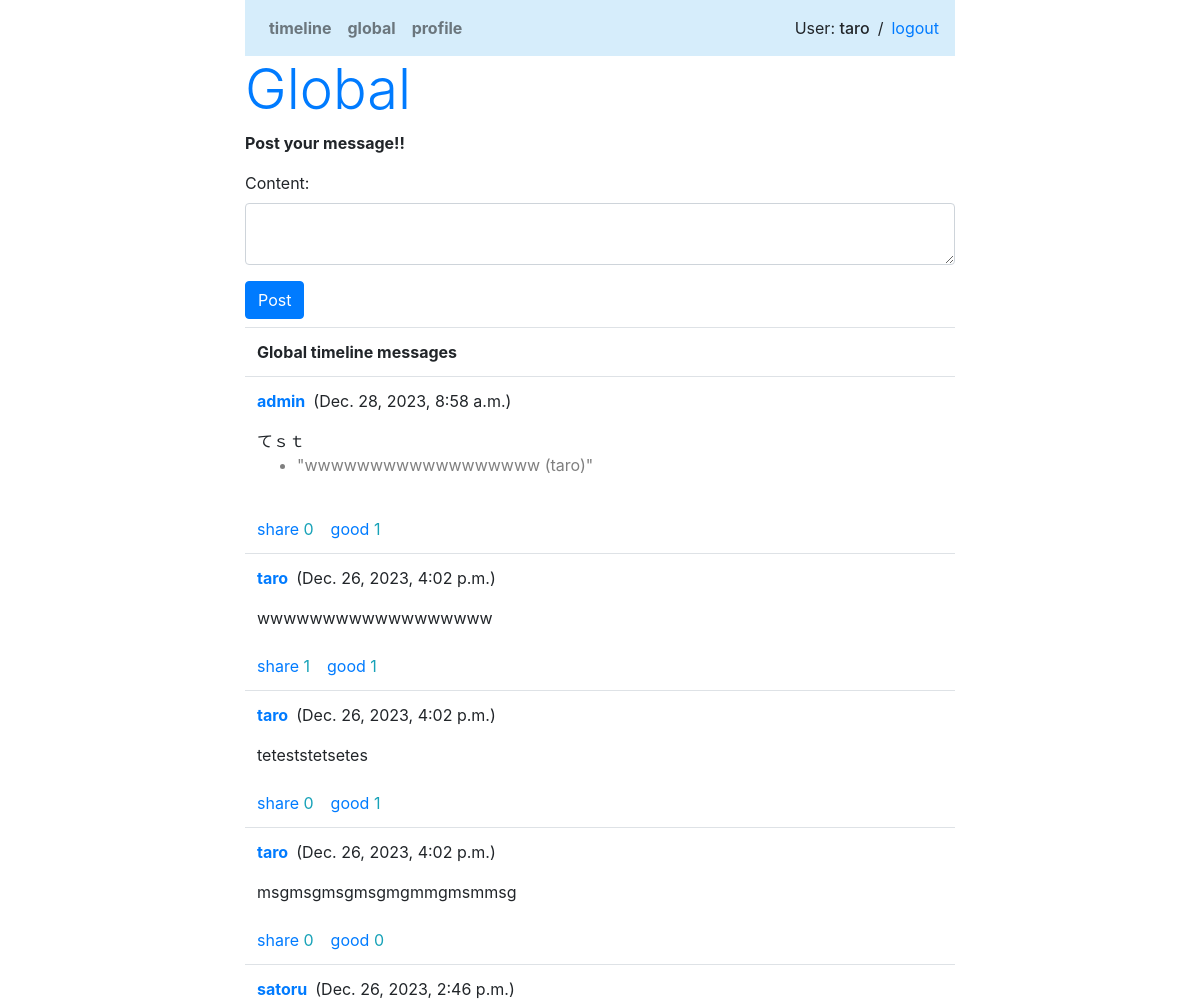
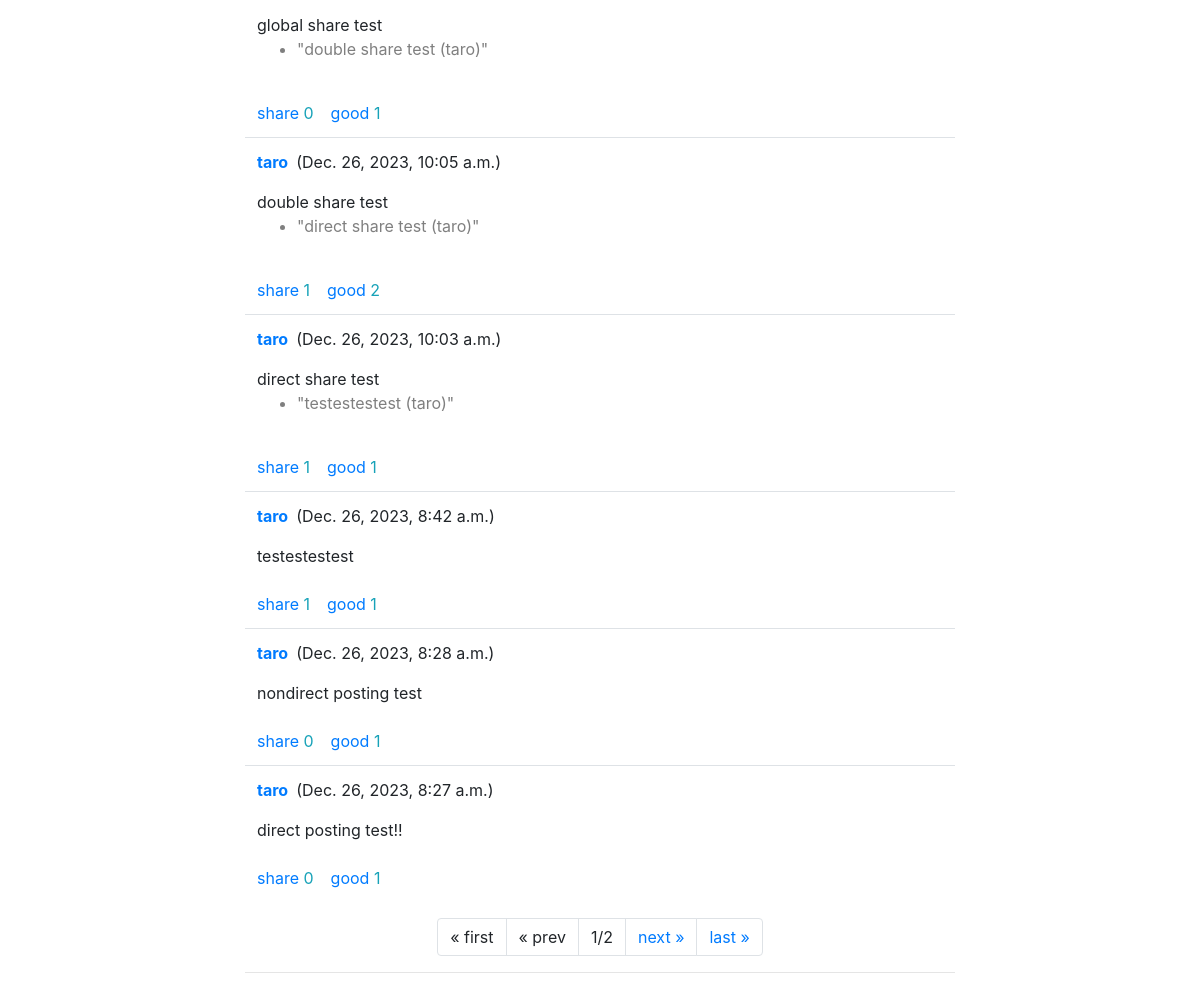
The page /sns/global_TL/ (signed in) on the database its author committed (2 pictures, top to bottom).
### sns/models.py (models this page shows)
class Message(models.Model):
    owner = models.ForeignKey(User, on_delete=models.CASCADE, related_name='message_owner')
    content = models.TextField(max_length=1000)
    share_id = models.IntegerField(default=0)   # share先のid。デフォルトは自分。
    good_count = models.IntegerField(default=0)
    share_count = models.IntegerField(default=0)
    pub_date = models.DateTimeField(auto_now_add=True)
    def __str__(self):
        return str(self.content) + ' (' + str(self.owner) + ')'
    def get_share(self):
        return Message.objects.get(id=self.share_id)
    class Meta:
        ordering = ('-pub_date',)

### sns/views.py (the view)
# urls.py: path('global_TL/', views.global_TL, name='global_TL'),
@login_required(login_url='/admin/login/')
def global_TL(request, page=1):
    if request.method == 'POST':
        content = request.POST['content']
        msg = Message()
        msg.owner = request.user
        msg.content = content
        msg.save()
        messages.success(request, '新しいメッセージを投稿しました！')
        return redirect(to='/sns/global_TL')
    else:
        form = MyPostForm()
    page_num = 10 #ページあたりの表示数
    allmessages = Message.objects.all()
    page_item = Paginator(allmessages, page_num)
    tl_messages = page_item.get_page(page)
    params = {
        'login_user':request.user,
        'contents':tl_messages,
        'form':form,
    }
    return render(request, 'sns/global_TL.html', params)

### sns/forms.py
class MyPostForm(forms.Form):
    content = forms.CharField(max_length=500, \
        widget=forms.Textarea(attrs={'class':'form-control', 'rows':2}))

### sns/templates/sns/global_TL.html (shortened to what this page needs)
{% extends 'sns/layout.html' %}
{% block header %}
<h2 class="display-4 text-primary">Global</h2>
{% endblock %}
{% block content %}
<p><b>Post your message!!</b></p>
<form action="{% url 'global_TL' %}" method="post">
    {{form.as_p}}
    <button class="btn btn-primary">Post</button>
</form>
<table class="table mt-2">
    <tr><th>Global timeline messages</th></tr>
{% for item in contents %}
    <tr><td>
    <p><b><a href="{% url 'profile' %}{{item.owner.id}}">{{item.owner}}</a></b>&ensp;({{item.pub_date}})</p>
    <p class="my-0">
        {{item.content}}</p>
    {% if item.share_id > 0 %}
    <ul><li class="text-black-50">"{{item.get_share}}"</li></ul>
    {% endif %}
    <br>
    <span class="float-left text-info">
        <a href="{% url 'share_global_TL' item.id %}">share</a> {{item.share_count}} &ensp; <a href="{% url 'good' item.id %}">good</a> {{item.good_count}}
    </span>
</td></tr>
{% endfor %}
</table>
<ul class="pagination justify-content-center">
    {% if contents.has_previous %}
    <li class="page-item">
        <a class="page-link" href="{% url 'global_TL' %}">
            &laquo; first</a>
    </li>
    <li class="page-item">
        <a class="page-link"
        href="{% url 'global_TL' %}{{contents.previous_page_number}}">
            &laquo; prev</a>
    </li>
    {% else %}
    <li class="page-item">
        <a class="page-link">&laquo; first</a>
    </li>
    <li class="page-item">
        <a class="page-link">&laquo; prev</a>
    </li>
    {% endif %}
    <li class="page-item">
        <a class="page-link">
        {{contents.number}}/{{contents.paginator.num_pages}}</a>
    </li>
    {% if contents.has_next %}
    <li class="page-item">
        <a class="page-link"
        href="{% url 'global_TL' %}{{contents.next_page_number}}">
            next &raquo;</a>
    </li>
    <li class="page-item">
        <a class="page-link"
        href="{% url 'global_TL' %}{{contents.paginator.num_pages}}">
            last &raquo;</a>
    </li>
    {% endif %}
</ul>
{% endblock %}

### sns/templates/sns/layout.html (shortened to what this page needs)
{% load static %}
<!doctype html>
<html lang="ja">
<head>
    <link rel="stylesheet" href="https://stackpath.bootstrapcdn.com/bootstrap/4.3.1/css/bootstrap.min.css"/>
</head>
<body class="container">
    <div class="col-8 offset-2">
    <nav class="navbar navbar-expand navbar-light" style="background-color:rgb(214, 237, 251);">
    <ul class="navbar-nav mr-auto" >
        <li class="nav-item">
            <b><a class="nav-link" href="{% url 'timeline' %}">timeline</a></b>
        </li>
        <li class="nav-item">
            <b><a class="nav-link" href="{% url 'global_TL' %}">global</a></b>
        </li>
        <li class="nav-item">
            <b><a class="nav-link" href="{% url 'profile' %}{{login_user.id}}">profile</a></b>
        </li>
    </ul>
    <span> User: <span class="h6">{{login_user}}</span> </span>&ensp;/<span>
        <a href="/admin/logout?next=/sns/"> &ensp;logout </a></span>
    </nav>
    <div>{% block header %}{% endblock %}</div>
    <div class="content">{% block content %}{% endblock %}</div>
    <hr>
    </div>
</body>
</html>

### rows shown on the page
Message: owner "admin", pub_date "Dec. 28, 2023, 8:58 a.m.", content "てｓｔ", get_share "wwwwwwwwwwwwwwwwww (taro)", share_count "0", good_count "1"
Message: owner "taro", pub_date "Dec. 26, 2023, 4:02 p.m.", content "wwwwwwwwwwwwwwwwww", share_count "1", good_count "1"
Message: owner "taro", pub_date "Dec. 26, 2023, 4:02 p.m.", content "teteststetsetes", share_count "0", good_count "1"
Message: owner "taro", pub_date "Dec. 26, 2023, 4:02 p.m.", content "msgmsgmsgmsgmgmmgmsmmsg", share_count "0", good_count "0"
Message: owner "satoru", pub_date "Dec. 26, 2023, 2:46 p.m.", content "global share test", get_share "double share test (taro)", share_count "0", good_count "1"
Message: owner "taro", pub_date "Dec. 26, 2023, 10:05 a.m.", content "double share test", get_share "direct share test (taro)", share_count "1", good_count "2"
Message: owner "taro", pub_date "Dec. 26, 2023, 10:03 a.m.", content "direct share test", get_share "testestestest (taro)", share_count "1", good_count "1"
Message: owner "taro", pub_date "Dec. 26, 2023, 8:42 a.m.", content "testestestest", share_count "1", good_count "1"
Message: owner "taro", pub_date "Dec. 26, 2023, 8:28 a.m.", content "nondirect posting test", share_count "0", good_count "1"
Message: owner "taro", pub_date "Dec. 26, 2023, 8:27 a.m.", content "direct posting test!!", share_count "0", good_count "1"

### other values the page prints
{{ login_user }} "taro"
{{ contents.number }} "1"
{{ contents.paginator.num_pages }} "2"
